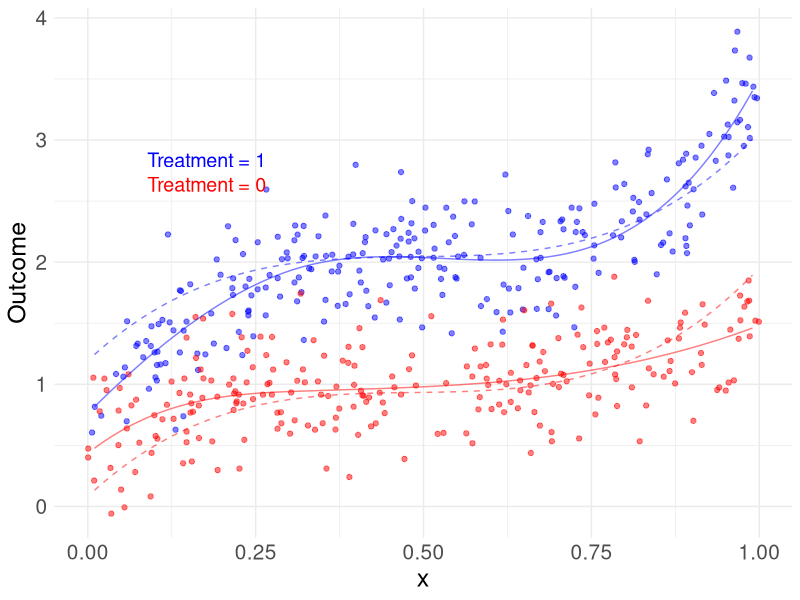

Generate this figure with R:
set.seed(123)
library(splines)
library(ggplot2)

# Define the number of observations
n <- 500

# Generate random values for x1 and x2 from a normal distribution
x <- runif(n)


# Generate treatment variable A
A <- rbinom(n, size = 1, prob = 0.5)

# Define the coefficients
beta0 <- 1
beta1 <- 5
beta2 <- 1
beta3 <- 5.5


# Generate random error terms
epsilon <- rnorm(n, mean = 0, sd = 0.3)

Y <- beta0 + beta1 * (x-0.5)^3 + beta2 * A + beta3 * A * (x-0.5)^3 + A*(x > 0.5)*(x - 0.5)^3 + epsilon


DATA_full <- data.frame('Y' = Y, 'x' = x, 'A' = A, 'x.t' = A *x)
DATA_reduced <- data.frame('Y' = Y, 'x' = x, 'A' = A)

bs_fit <- lm(Y ~ bs(x, df=5) + A*bs(x, df=5), data=DATA_full)
test_points <- data.frame(x=rep(seq(0.01, 0.99, length.out=500), 2), A=rep(c(0, 1), each=500))
test_points$fitted_vals <- predict(bs_fit, newdata=test_points)


tau <- mean(Y[A == 1]) - mean(Y[A == 0])
tau.range <- seq(-4*tau, 4*tau, length.out = 20)

mse <- rep(NA, length(tau.range))
for(k in 1:length(tau.range)) {
  tau.tmp <- tau.range[k]
  data.reduced <- data.frame('Y' = Y - tau.tmp*A, 'x' = x)
  lm_tmp <- lm(Y ~ bs(x), data = data.reduced)
  ghat <- lm_tmp$fitted.values + tau.tmp*A
  mse[k] <- mean((Y - ghat)^2)
}
tau.star <- tau.range[which.min(mse)]

data.reduced <- data.frame('Y' = Y - tau.star*A, 'x' = x)
lm_star <- lm(Y ~ bs(x), data = data.reduced)

test_points_reduced0 <- test_points_reduced1 <- data.frame(x=rep(seq(0.01, 0.99, length.out=500), 2))
test_points_reduced0$fitted_vals <- predict(lm_star, newdata=test_points)
test_points_reduced1$fitted_vals <- test_points_reduced0$fitted_vals + tau.star

df_trt1 <- subset(DATA_full, A==1)
df_trt0 <- subset(DATA_full, A==0)
fit_trt1 <- subset(test_points, A==1)
fit_trt0 <- subset(test_points, A==0)


ggplot() + 
  geom_point(data = df_trt1, aes(x = x, y = Y), color = "blue", alpha = 0.5) +
  geom_point(data = df_trt0, aes(x = x, y = Y), color = "red", alpha = 0.5) +
  geom_line(data = fit_trt1, aes(x = x, y = fitted_vals), color = "blue", alpha = 0.5) +
  geom_line(data = fit_trt0, aes(x = x, y = fitted_vals), color = "red", alpha = 0.5) +
  geom_line(data = test_points_reduced1, aes(x = x, y = fitted_vals), color = "blue", alpha = 0.5, linetype=2) +
  geom_line(data = test_points_reduced0, aes(x = x, y = fitted_vals), color = "red", alpha = 0.5, linetype=2) +
  geom_text(data = data.frame(x=0.0, Y=2.8), aes(x = x, y = Y, label = "Treatment = 1"), hjust = -0.5, vjust = 0.2, color = "blue", size = 5) +
  geom_text(data = data.frame(x=0.0, Y=2.6), aes(x = x, y = Y, label = "Treatment = 0"), hjust = -0.5, vjust = 0.2, color = "red", size = 5) +
  labs(y = "Outcome", x = "x", color = "Treatment") +
  scale_color_manual(values = c("blue", "red"), labels = c("Treatment = 1", "Trt = 0")) +
  theme_minimal() +
  theme(axis.text.x = element_text(size = 15), 
        axis.text.y = element_text(size = 15),
        axis.title = element_text(size = 18), 
        text = element_text(size = 15))  
